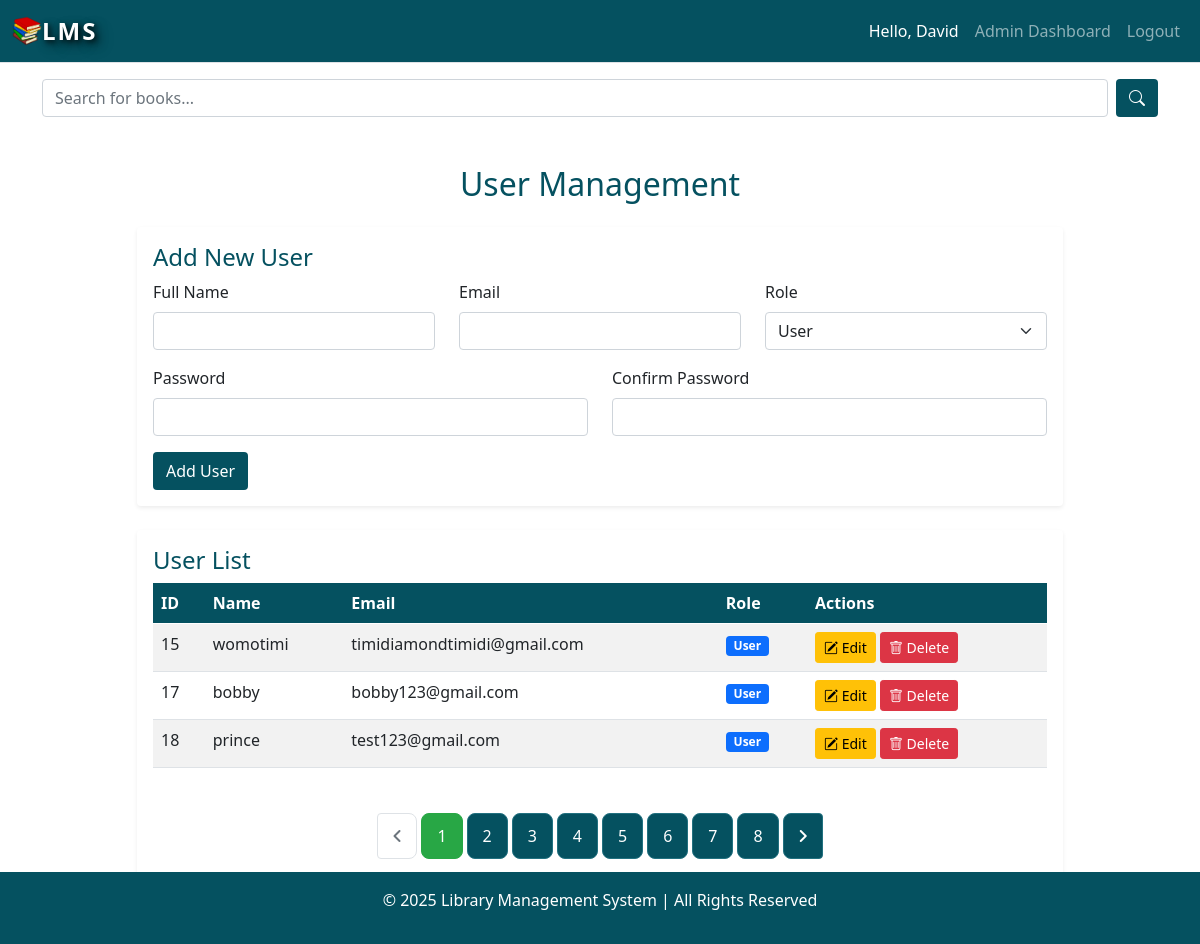
The app's page /public/admin/users (signed in) with its own data.
### tables this page shows
CREATE TABLE `users` (
  `id` int(11) NOT NULL,
  `name` varchar(100) NOT NULL,
  `email` varchar(150) NOT NULL,
  `password` varchar(255) NOT NULL,
  `role` enum('admin','user') DEFAULT 'user',
  `created_at` timestamp NOT NULL DEFAULT current_timestamp()
);

### app/controllers/Admin.php (called while the page is built, shortened)
<?php
require_once dirname(__DIR__) . "/models/User.php";
class Admin
{
    public function users()
    {
        $userModel = new User();
        $itemsPerPage = 3;
        $currentPage = isset($_GET['page']) ? (int)$_GET['page'] : 1;
        $offset = ($currentPage - 1) * $itemsPerPage;
        $users = $userModel->getPaginatedUsers($itemsPerPage, $offset);
        $totalUsers = $userModel->getTotalUsers();
        $totalPages = ceil($totalUsers / $itemsPerPage);
        $this->view("admin/users", [
            "users" => $users,
            "totalPages" => $totalPages,
            "currentPage" => $currentPage
        ]);
    }
}
?>

### app/core/App.php (called while the page is built, shortened)
<?php
class App
{
    private $method = 'index';
    private function splitUrl()
    {
        $Url = $_GET['url'] ?? 'home';
        $Url = explode("/", trim($Url, "/"));
        return $Url;
    }
    public function loadController()
    {
        $URL = $this->splitUrl();
        $controllerName = ucfirst(strtolower($URL[0]));
        $baseDir = dirname(__DIR__);
        $controllerFile = $baseDir . "/controllers/" . $controllerName .".php";
        if (file_exists($controllerFile)) {
            unset($URL[0]);
        }else {
            require_once $baseDir."/controllers/_404.php";
            $this->controller = "_404";
        }
        $controller = new $this->controller();
        if (!empty($URL[1]) && method_exists($controller, $URL[1])) {
            $this->method = $URL[1];
            unset($URL[1]);
        }
        call_user_func_array([$controller,$this->method],$URL);
    }
}

### public/index.php (called while the page is built, shortened)
<?php
$app = new App();
$app->loadController();

### app/core/Database.php (called while the page is built, shortened)
<?php
class Database
{
    private static $instance = null;
    private $pdo;
    private function __construct()
    {
        try {
            $dsn = "mysql:host=" . DBHOST . ";dbname=" . DBNAME . ";charset=utf8mb4";
            $this->pdo = new PDO($dsn, DBUSER, DBPASS);
            $this->pdo->setAttribute(PDO::ATTR_ERRMODE, PDO::ERRMODE_EXCEPTION);
            $this->pdo->setAttribute(PDO::ATTR_DEFAULT_FETCH_MODE, PDO::FETCH_ASSOC);
        } catch (PDOException $e) {
            die("Database Connection Error: " . $e->getMessage());
        }
    }
    public static function getInstance()
    {
        if (self::$instance === null) {
            self::$instance = new self();
        }
        return self::$instance;
    }
    public function query($sql, $params = [])
    {
        $stmt = $this->pdo->prepare($sql);
        if (!empty($params) && is_array($params)) {
            $stmt->execute($params);
        } else {
            $stmt->execute();
        }
        return $stmt;
    }
}

### app/core/Model.php (called while the page is built, shortened)
<?php
abstract class Model
{
    protected $db;
    public function __construct()
    {
        $this->db = Database::getInstance();
    }
    public function get_row($query, $data = [])
    {
        $stmt = $this->db->query($query, $data);
        return $stmt ? $stmt->fetch(PDO::FETCH_OBJ) : false;
    }
}

### app/models/User.php (called while the page is built, shortened)
<?php
class User extends Model
{
    protected $table = "users";
    public function getPaginatedUsers($limit, $offset)
    {
        $sql = "SELECT * FROM {$this->table} LIMIT $limit OFFSET $offset";
        return $this->db->query($sql)->fetchAll();
    }
    public function getTotalUsers()
    {
        $sql = "SELECT COUNT(*) as total FROM {$this->table}";
        $result = $this->get_row($sql);
        return $result ? $result->total : 0;
    }
}

### app/views/admin/users.view.php (the view, shortened to what this page needs)
<?php require_once dirname(__DIR__) . "/layouts/header.view.php"; ?>
<div class="container mt-4">
    <h2 class="text-center my-4 my-color">User Management</h2>
    <div class="row">
    <div class="col-md-1"></div>
    <div class="col-md-10">
    <div class="card shadow-sm border-0 mb-4">
        <div class="card-body">
            <h4 class="card-title my-color">Add New User</h4>
            <form action="<?= ROOT ?>/admin/storeUser" method="POST">
                <div class="row">
                    <div class="col-md-4">
                        <label class="form-label">Full Name</label>
                        <input type="text" name="full_name" class="form-control" required>
                    </div>
                    <div class="col-md-4">
                        <label class="form-label">Email</label>
                        <input type="email" name="email" class="form-control" required>
                    </div>
                    <div class="col-md-4">
                        <label class="form-label">Role</label>
                        <select name="role" class="form-select" required>
                            <option value="user">User</option>
                        </select>
                    </div>
                </div>
                <div class="row mt-3">
                    <div class="col-md-6">
                        <label class="form-label">Password</label>
                        <input type="password" name="password" class="form-control" required>
                    </div>
                    <div class="col-md-6">
                        <label class="form-label">Confirm Password</label>
                        <input type="password" name="confirm_password" class="form-control" required>
                    </div>
                </div>
                <button type="submit" class="btn custom-bg text-white mt-3">Add User</button>
            </form>
        </div>
    </div>
    <div class="card shadow-sm border-0 mb-5">
        <div class="card-body">
            <h4 class="card-title my-color">User List</h4>
            <table class="table table-striped">
                <thead class="custom-bg text-white">
                    <tr>
                        <th>ID</th>
                        <th>Name</th>
                        <th>Email</th>
                        <th>Role</th>
                        <th>Actions</th>
                    </tr>
                </thead>
                <tbody>
                    <?php foreach ($users as $user): ?>
                        <tr>
                            <td><?= $user['id']; ?></td>
                            <td><?= htmlspecialchars($user['name']); ?></td>
                            <td><?= htmlspecialchars($user['email']); ?></td>
                            <td>
                                <span class="badge bg-<?= $user['role'] === 'admin' ? 'danger' : 'primary'; ?>">
                                    <?= ucfirst($user['role']); ?>
                                </span>
                            </td>
                            <td>
                                <a href="<?= ROOT ?>/admin/edit/<?= $user['id']; ?>" class="btn btn-warning btn-sm"><i class="bi bi-pencil-square"></i> Edit</a>
                                <button class="btn btn-danger btn-sm" onclick="confirmDelete(<?= $user['id']; ?>)">
                                    <i class="bi bi-trash"></i> Delete
                                </button>
                            </td>
                        </tr>
                    <?php endforeach; ?>
                </tbody>
            </table>
            <br/>
            <div class="d-flex justify-content-center">
                <nav>
                    <ul class="pagination">
                        <li class="page-item <?= ($currentPage <= 1) ? 'disabled' : '' ?>">
                            <a class="page-link" href="?page=<?= max(1, $currentPage - 1) ?>" aria-label="Previous">
                                <i class="fas fa-angle-left"></i>
                            </a>
                        </li>
                        <?php for ($i = 1; $i <= $totalPages; $i++) : ?>
                            <li class="page-item <?= ($i == $currentPage) ? 'active' : '' ?>">
                                <a class="page-link" href="?page=<?= $i ?>"><?= $i ?></a>
                            </li>
                        <?php endfor; ?>
                        <li class="page-item <?= ($currentPage >= $totalPages) ? 'disabled' : '' ?>">
                            <a class="page-link" href="?page=<?= min($totalPages, $currentPage + 1) ?>" aria-label="Next">
                                <i class="fas fa-angle-right"></i>
                            </a>
                        </li>
                    </ul>
                </nav>
            </div>
        </div>
    </div>
    </div>
    <div class="col-md-1"></div>
    </div>
</div>
<?php require_once dirname(__DIR__) . "/layouts/footer.view.php"; ?>

### app/core/controller.php
<?php
trait Controller
{
    public function view($path, $data = [], $return = false)
    {
        $path = str_replace(".", "/", $path);
        $filename = dirname(__DIR__) . "/views/" . $path . ".view.php";
        if (file_exists($filename)) {
            extract($data);
            if ($return) {
                ob_start();
                require $filename;
                return ob_get_clean();
            } else {
                require $filename;
            }
        } else {
            require_once dirname(__DIR__) . "/views/errors/404.view.php";
        }
    }
}

### app/views/layouts/header.view.php (shortened to what this page needs)
<!DOCTYPE html>
<html lang="en">
<head>
    <link rel="stylesheet" href="<?= ROOT ?>/assets/css/bootstrap.min.css">
    <link rel="stylesheet" href="https://cdn.jsdelivr.net/npm/bootstrap-icons/font/bootstrap-icons.css">
    <link rel="stylesheet" href="https://cdnjs.cloudflare.com/ajax/libs/font-awesome/6.0.0/css/all.min.css">
    <link rel="stylesheet" href="<?= ROOT ?>/assets/css/style.css">
    <link rel="stylesheet" href="https://cdn.jsdelivr.net/npm/sweetalert2@11/dist/sweetalert2.min.css">
</head>
<body>
<header>
    <nav class="navbar navbar-expand-sm navbar-dark custom-bg border-bottom box-shadow mb-3">
        <div class="container-fluid">
            <a class="navbar-brand d-flex align-items-center" href="<?= ROOT ?>">
                <img src="<?= ROOT ?>/assets/images/mybooky.png" style="width:30px;" />
                <span class="logo-text">Lms</span>
            </a>
            <div class="navbar-collapse collapse d-sm-inline-flex justify-content-between" id="navbarNav">
                <ul class="navbar-nav ms-auto">
                    <?php if (isset($_SESSION['user_id'])): ?>
                        <li class="nav-item">
                        <a class="nav-link text-white">Hello, <?= htmlspecialchars($_SESSION['user_name']) ?></a>
                        </li>
                    <?php if (isset($_SESSION['user_role']) && $_SESSION['user_role'] === 'admin'): ?>
                        <li class="nav-item">
                            <a class="nav-link" href="<?= ROOT ?>/admin/dashboard">Admin Dashboard</a>
                        </li>
                    <?php endif; ?>
                        <li class="nav-item">
                            <a class="nav-link" href="<?= ROOT ?>/auth/logout">Logout</a>
                        </li>
                    <?php endif; ?>
                </ul>
            </div>
        </div>
    </nav>
    <div class="container mt-3">
        <form action="<?= ROOT ?>/home/search" method="GET" class="d-flex">
            <input class="form-control me-2" type="text" name="query" placeholder="Search for books..." required>
            <button class="btn custom-bg text-white" type="submit">
            <span class="bi-search"></span>
            </button>
        </form>
    </div>
</header>

### app/views/layouts/footer.view.php (shortened to what this page needs)
<footer class="custom-bg text-white text-center py-3 mt-4">
        <p>&copy; <?= date('Y') ?> Library Management System | All Rights Reserved</p>
    </footer>
</body>
</html>

### public/assets/css/style.css (style rules this page uses)
html, body { height: 100%; margin: 0; display: flex; flex-direction: column; }
footer { background-color: #343a40; color: white; text-align: center; padding: 10px 0; width: 100%; position: fixed; bottom: 0; }
@media (min-width: 768px) { footer { position: fixed; bottom: 0; } }
.bi::before, [class^="bi-"]::before, [class*=" bi-"]::before { display: inline-block; font-family: bootstrap-icons !important; font-style: normal; font-weight: normal !important; font-variant: normal; text-transform: none; line-height: 1; vertical-align: -0.125em; }
.my-color { color: #055160; }
.custom-bg { background-color: #055160 !important; }
.logo-text { font-size: 1.5rem; font-weight: bold; color: #ffffff; text-shadow: 2px 2px 5px rgba(0, 0, 0, 0.7), 4px 4px 10px rgba(0, 0, 0, 0.5), 6px 6px 15px rgba(0, 0, 0, 0.3); letter-spacing: 2px; text-transform: uppercase; }
.pagination .page-link { color: #fff; background-color: #055160; border: 1px solid #227180; padding: 10px 15px; margin: 5px; border-radius: 8px; transition: all 0.3s ease-in-out; }
.pagination .active .page-link { background-color: #28a745; border-color: #28a745; }

### records on screen
users: id "15", name "womotimi", email "timidiamondtimidi@gmail.com", role "User"
users: id "17", name "bobby", email "bobby123@gmail.com", role "User"
users: id "18", name "prince", email "test123@gmail.com", role "User"

### other values on screen
$_SESSION['user_name'] "David"
